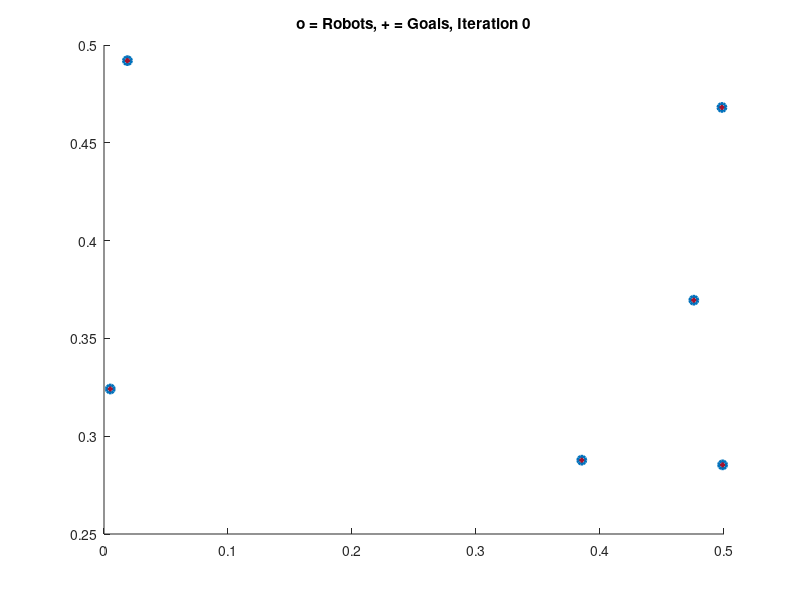
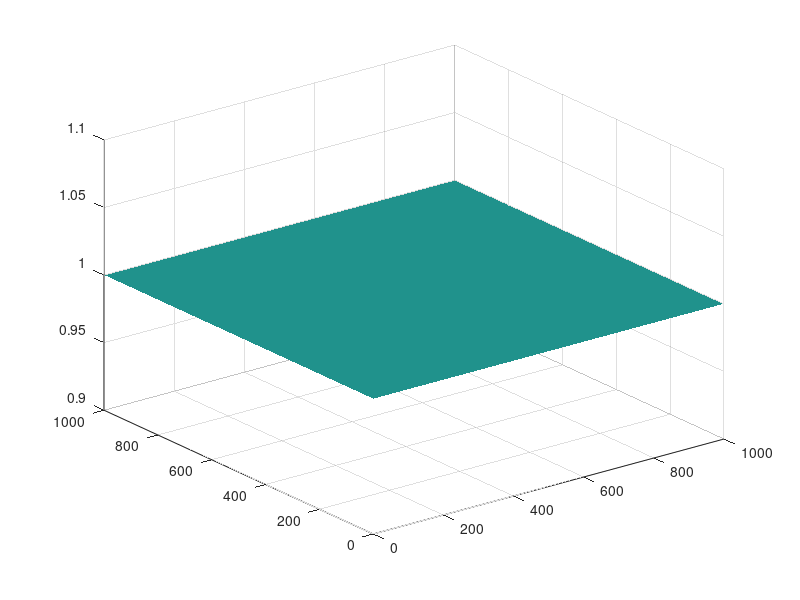

Recreate these plots in MATLAB, in order. (Note: this script raises an error after producing the figures.)
n=6;
crs = [0,0;0,10;10,10;10,0];
numIterations = 100;
showPlot = true;
r_sen = 0.5;   %sensor range

Px = 0.5*rand([n,1]);
Py = 0.5*rand([n,1]);

xrange = max(crs(:,1));
yrange = max(crs(:,2));
thresh = 0.01; %max distance threshold for each cycle to end

%Dividing the area into discrete cells and expressing range in terms of the
%map
X1 = max(max(crs))/1000;
r_sen = r_sen/X1;
Z = ones(1000,1000);%Uncertainity Distribution
val2 = Z;
cycle=1;
Kprop = 0.5; %Proportionality constant

%%%%%%%%%%%%%%%%%%%%%%%% VISUALIZATION %%%%%%%%%%%%%%%%%%%%%%%%%%%%%%%%%%%%
if showPlot
    verCellHandle = zeros(n,1);
    cellColors = ones(n,3);
    for i = 1:numel(Px) % color according to
        verCellHandle(i)  = patch(Px(i),Py(i),cellColors(i,:)); % use color i  -- no robot assigned yet
        hold on
    end
    pathHandle = zeros(n,1);
    %numHandle = zeros(n,1);
    for i = 1:numel(Px) % color according to
        pathHandle(i)  = plot(Px(i),Py(i),'-','color',cellColors(i,:)*.8);
        %    numHandle(i) = text(Px(i),Py(i),num2str(i));
    end
    goalHandle = plot(Px,Py,'+','linewidth',2);
    currHandle = plot(Px,Py,'o','linewidth',2);
    titleHandle = title(['o = Robots, + = Goals, Iteration ', num2str(0)]);
end

figure
surf (Z);
set(surf(Z),'LineStyle','none');
%%%%%%%%%%%%%%%%%%%%%%%% END VISUALIZATION %%%%%%%%%%%%%%%%%%%%%%%%%%%%%%%%

dist = xrange*ones(n,1);
%Starting the loop for search
while max(max(Z))>0.1
    figure(1)
    counter = 0;
    while max(dist)>thresh
        tic;
        counter = counter+1;
        [v,c]=VoronoiBounded(Px,Py, crs);
        
        if showPlot
            set(currHandle,'XData',Px,'YData',Py);%plot current position
            for i = 1:numel(Px) % color according to
                xD = [get(pathHandle(i),'XData'),Px(i)];
                yD = [get(pathHandle(i),'YData'),Py(i)];
                set(pathHandle(i),'XData',xD,'YData',yD);%plot path position
                %       set(numHandle(i),'Position',[ Px(i),Py(i)]);
            end
        end
        
        for i = 1:numel(c) %calculate the centroid of each cell
            BW = roipoly(Z,100*v(c{i},1),100*v(c{i},2));
            GI = mat2gray(BW);
            for m=1:1000
                for j=1:1000
                    GI(j,m) = GI(j,m)*val2(j,m);
                end
            end
            s = regionprops(BW, GI, {'WeightedCentroid'});
            cx = s.WeightedCentroid(1,1)/100;
            cy = s.WeightedCentroid(1,2)/100;
            cx = min(xrange,max(0, cx));
            cy = min(yrange,max(0, cy));
            if ~isnan(cx) && inpolygon(cx,cy,crs(:,1),crs(:,2))
                Px(i) = Px(i) + Kprop*(cx - Px(i));  %don't update if goal is outside the polygon
                Py(i) = Py(i) + Kprop*(cy - Py(i));
                %%%%%%%%%%%%%%%%%%%%%%%%%%%%%%%%%%%%%%%%%%%%%%%%%%%%%%
                
                gtx = Px(i)*5;
                gty = Py(i)*5;
                M2 = [gtx gty i]
                %writematrix(M2,'gama.csv','WriteMode','append')
                dist(i) = sqrt((cx - Px(i))^2 + (cy - Py(i))^2);
            end
        end
        
        if showPlot
            for i = 1:numel(c) % update Voronoi cells
                set(verCellHandle(i), 'XData',v(c{i},1),'YData',v(c{i},2));
            end
            
            set(titleHandle,'string',['o = Robots, + = Goals, Cycle', num2str(cycle,'%3d'), ', Iteration', num2str(counter,'%3d')]);
            set(goalHandle,'XData',Px,'YData',Py);%plot goal position
            axis equal
            axis([0,xrange,0,yrange]);
            drawnow
        end
        time(counter,cycle) = toc;
    end
    val = Z;
    for i = 1:n
        BW = roipoly(Z,100*v(c{i},1),100*v(c{i},2));
        GI = mat2gray(BW);
        s = regionprops(BW, GI, {'Centroid','WeightedCentroid'});
        for m=1:1000
            for j=1:1000
                vx = s.WeightedCentroid(1,1);
                vy = s.WeightedCentroid(1,2);
                dist = sqrt(((m+0.5)-vx)^2+((j+0.5)-vy)^2)/100;
                if dist < r_sen
                    val(j,m) = min(val(j,m),(1-0.8708+0.074*dist^2));
                end
            end
        end
    end
    for m=1:1000
        for j=1:1000
            Z(j,m) = Z(j,m)*val(j,m);
            val2(j,m) = 2*Z(j,m)*0.074;
        end
    end
    max_d(cycle)= max(max(Z));
    average(cycle) = mean2(Z);
    cycle=cycle+1;
    figure(2);
    surf (Z);
    set(surf(Z),'LineStyle','none');
    hcb = colorbar;
    colorTitleHandle = get(hcb,'Title');
    titleString = 'Uncertainty Density';
    set(colorTitleHandle ,'String',titleString);
    pause(30)
end
